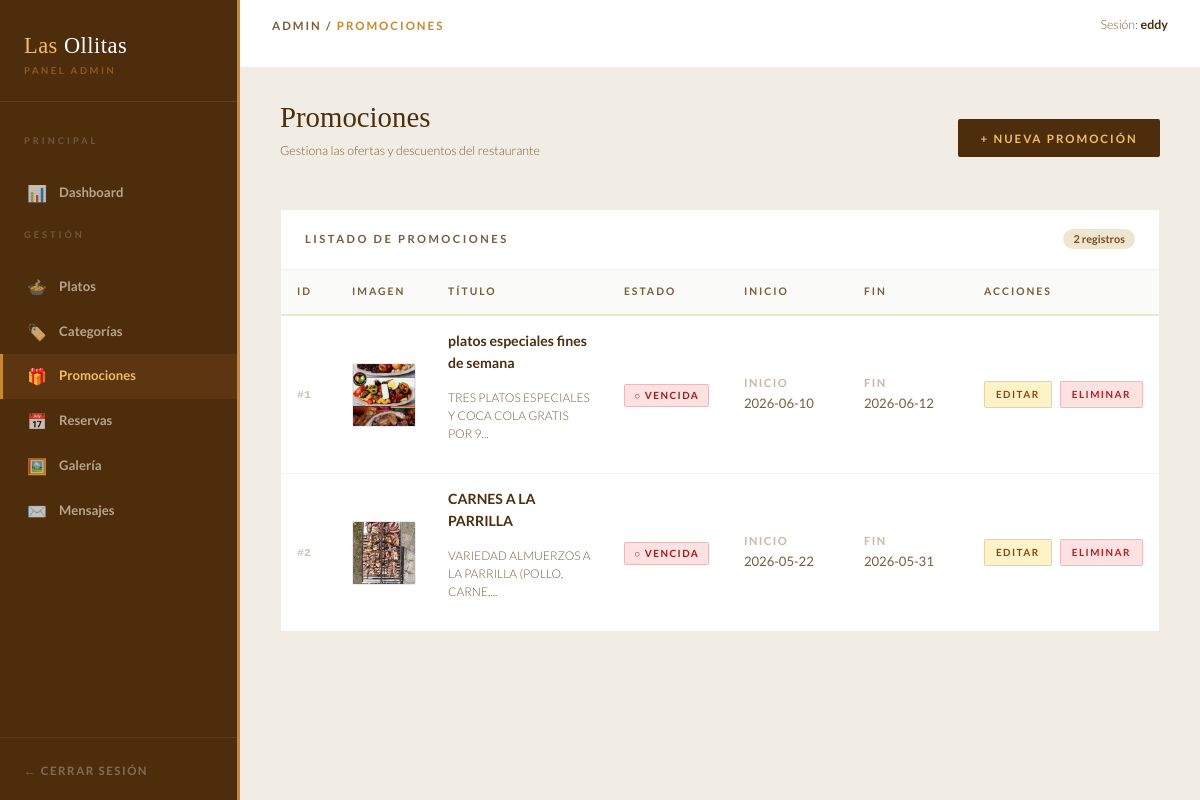
Screenshot of /admin/promociones/index.php (signed in) with the database file from the repository.
### tables this page shows
CREATE TABLE `promociones` (
  `id` int(11) NOT NULL,
  `titulo` varchar(100) DEFAULT NULL,
  `descripcion` text DEFAULT NULL,
  `fecha_inicio` date DEFAULT NULL,
  `fecha_fin` date DEFAULT NULL,
  `imagen` varchar(255) DEFAULT NULL
);

### admin/promociones/index.php (the view, shortened to what this page needs)
<?php
include("../../config/conexion.php");
$sql = "SELECT * FROM promociones";
$resultado = $conn->query($sql);
?>
<!DOCTYPE html>
<html lang="es">
<head>
    <link href="https://cdn.jsdelivr.net/npm/bootstrap@5.3.3/dist/css/bootstrap.min.css" rel="stylesheet">
</head>
<body>
    <aside class="sidebar">
        <div class="sidebar-brand">
            <span class="sidebar-brand-name">Las <span>Ollitas</span></span>
            <span class="sidebar-label">Panel Admin</span>
        </div>
        <nav class="sidebar-nav">
            <p class="sidebar-section">Principal</p>
            <a href="../dashboard.php" class="sidebar-link">
                <span class="icon">📊</span> Dashboard
            </a>
            <p class="sidebar-section">Gestión</p>
            <a href="../platos/index.php" class="sidebar-link">
                <span class="icon">🍲</span> Platos
            </a>
            <a href="../categorias/index.php" class="sidebar-link">
                <span class="icon">🏷️</span> Categorías
            </a>
            <a href="index.php" class="sidebar-link active">
                <span class="icon">🎁</span> Promociones
            </a>
            <a href="../reservas/index.php" class="sidebar-link">
                <span class="icon">📅</span> Reservas
            </a>
            <a href="../galeria/index.php" class="sidebar-link">
                <span class="icon">🖼️</span> Galería
            </a>
            <a href="../mensajes/index.php" class="sidebar-link">
                <span class="icon">✉️</span> Mensajes
            </a>
        </nav>
        <div class="sidebar-footer">
            <a href="../login.php">← Cerrar sesión</a>
        </div>
    </aside>
    <div class="main">
        <div class="topbar">
            <p class="topbar-breadcrumb">Admin / <span>Promociones</span></p>
            <p class="topbar-admin">Sesión: <strong><?php echo $_SESSION['admin']; ?></strong></p>
        </div>
        <div class="content">
            <div class="page-head">
                <div>
                    <h1 class="page-head-title">Promociones</h1>
                    <p class="page-head-sub">Gestiona las ofertas y descuentos del restaurante</p>
                </div>
                <a href="crear.php" class="btn-nueva">+ Nueva Promoción</a>
            </div>
            <div class="tabla-card">
                <div class="tabla-header">
                    <span class="tabla-header-title">Listado de promociones</span>
                    <span class="tabla-count" id="conteo">—</span>
                </div>
                <table>
                    <thead>
                        <tr>
                            <th style="width:55px">ID</th>
                            <th style="width:80px">Imagen</th>
                            <th>Título</th>
                            <th style="width:120px">Estado</th>
                            <th style="width:120px">Inicio</th>
                            <th style="width:120px">Fin</th>
                            <th style="width:150px">Acciones</th>
                        </tr>
                    </thead>
                    <tbody>
                        <?php
                        $hoy = date('Y-m-d');
                        while ($fila = $resultado->fetch_assoc()) {
                            if ($hoy >= $fila['fecha_inicio'] && $hoy <= $fila['fecha_fin']) {
                                $estadoClase = 'badge-activa';
                                $estadoTexto = '● Activa';
                            } elseif ($hoy < $fila['fecha_inicio']) {
                                $estadoClase = 'badge-proxima';
                                $estadoTexto = '◐ Próxima';
                            } else {
                                $estadoClase = 'badge-vencida';
                                $estadoTexto = '○ Vencida';
                            }
                            ?>
                            <tr>
                                <td class="td-id">#<?php echo $fila['id']; ?></td>
                                <td class="td-img">
                                    <img src="../../uploads/<?php echo $fila['imagen']; ?>"
                                        alt="<?php echo $fila['titulo']; ?>">
                                </td>
                                <td>
                                    <p class="td-titulo"><?php echo $fila['titulo']; ?></p>
                                    <p class="td-titulo-desc">
                                        <?php echo mb_strimwidth($fila['descripcion'], 0, 50, '...'); ?></p>
                                </td>
                                <td>
                                    <span
                                        class="badge-estado <?php echo $estadoClase; ?>"><?php echo $estadoTexto; ?></span>
                                </td>
                                <td class="td-fecha">
                                    <strong>Inicio</strong>
                                    <?php echo $fila['fecha_inicio']; ?>
                                </td>
                                <td class="td-fecha">
                                    <strong>Fin</strong>
                                    <?php echo $fila['fecha_fin']; ?>
                                </td>
                                <td>
                                    <div class="td-acciones">
                                        <a href="editar.php?id=<?php echo $fila['id']; ?>" class="btn-editar">Editar</a>
                                        <a href="eliminar.php?id=<?php echo $fila['id']; ?>" class="btn-eliminar"
                                            onclick="return confirm('¿Eliminar esta promoción?')">Eliminar</a>
                                    </div>
                                </td>
                            </tr>
                        <?php } ?>
                    </tbody>
                </table>
            </div>
        </div>
    </div>
</body>
</html>

### rows the page displays
promociones: id "1", imagen (picture), titulo "platos especiales fines de semana", descripcion "TRES PLATOS ESPECIALES Y COCA COLA GRATIS POR 9...", estadoTexto "○ VENCIDA", fecha_inicio "2026-06-10", fecha_fin "2026-06-12"
promociones: id "2", imagen (picture), titulo "CARNES A LA PARRILLA", descripcion "VARIEDAD ALMUERZOS A LA PARRILLA (POLLO, CARNE,...", estadoTexto "○ VENCIDA", fecha_inicio "2026-05-22", fecha_fin "2026-05-31"

### other values shown
$_SESSION['admin'] "eddy"
